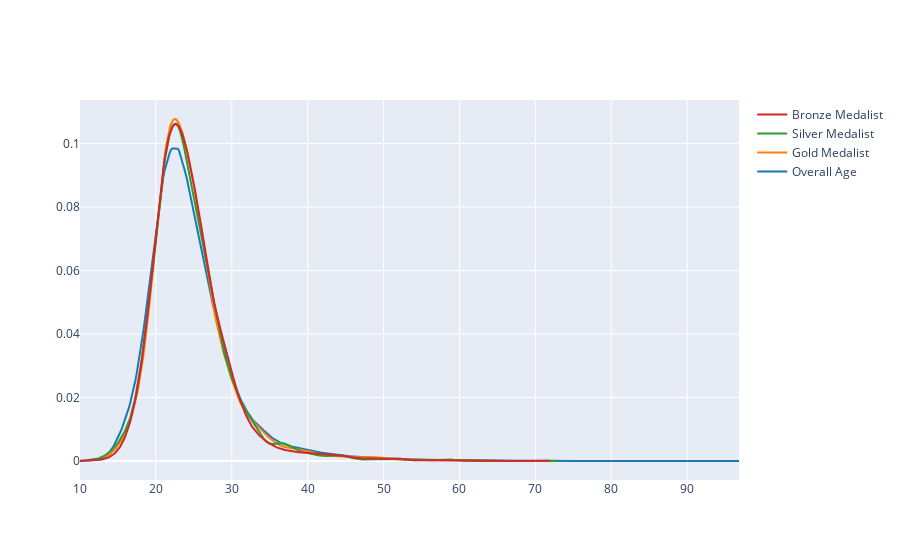

The notebook cell saved with this chart:
### Code cell
fig = ff.create_distplot([x1, x2, x3, x4], ['Overall Age', 'Gold Medalist', 'Silver Medalist', 'Bronze Medalist'],show_hist=False, show_rug=False)
fig.show()

### Figure 1 — Plotly figure (JSON) as saved in the notebook; plotly's stock layout.template omitted (floating-point values rounded to 4 significant figures; data arrays with more than 128 entries replaced by an {"elided": "..."} marker saying what was removed)
{"data": [{"legendgroup": "Overall Age", "marker": {"color": "rgb(31, 119, 180)"}, "mode": "lines", "name": "Overall Age", "showlegend": true, "type": "scatter", "x": {"elided": "500 float values"}, "xaxis": "x", "y": {"elided": "500 float values"}, "yaxis": "y"}, {"legendgroup": "Gold Medalist", "marker": {"color": "rgb(255, 127, 14)"}, "mode": "lines", "name": "Gold Medalist", "showlegend": true, "type": "scatter", "x": {"elided": "500 float values"}, "xaxis": "x", "y": {"elided": "500 float values"}, "yaxis": "y"}, {"legendgroup": "Silver Medalist", "marker": {"color": "rgb(44, 160, 44)"}, "mode": "lines", "name": "Silver Medalist", "showlegend": true, "type": "scatter", "x": {"elided": "500 float values"}, "xaxis": "x", "y": {"elided": "500 float values"}, "yaxis": "y"}, {"legendgroup": "Bronze Medalist", "marker": {"color": "rgb(214, 39, 40)"}, "mode": "lines", "name": "Bronze Medalist", "showlegend": true, "type": "scatter", "x": {"elided": "500 float values"}, "xaxis": "x", "y": {"elided": "500 float values"}, "yaxis": "y"}], "layout": {"barmode": "overlay", "hovermode": "closest", "legend": {"traceorder": "reversed"}, "xaxis": {"anchor": "y2", "domain": [0, 1], "zeroline": false}, "yaxis": {"anchor": "free", "domain": [0, 1], "position": 0}}}
